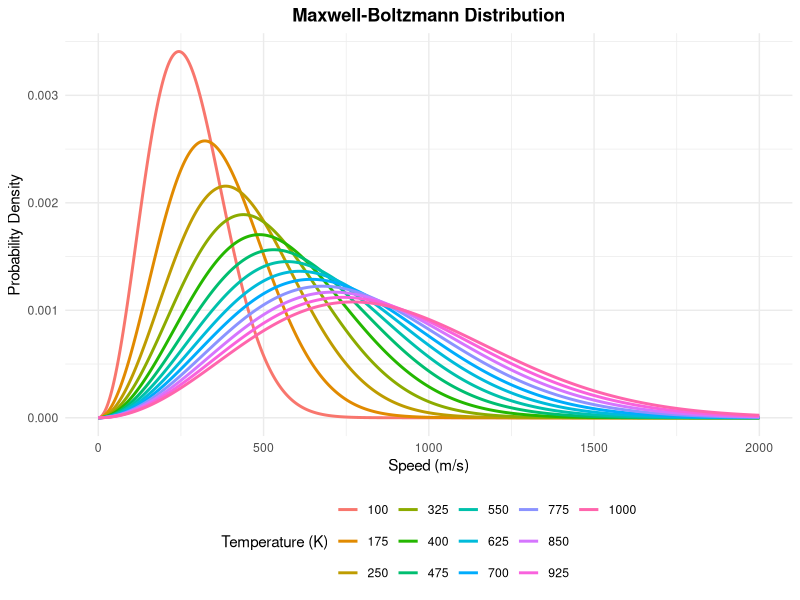

R code for this plot:
# Load necessary library
library(ggplot2)

# Define constants
k_B <- 1.38e-23   # Boltzmann constant (J/K)
m <- 4.65e-26     # Mass of a single nitrogen molecule (kg)

# Define the Maxwell-Boltzmann distribution function
maxwell_boltzmann <- function(v, T) {
  (4 * pi * ((m / (2 * pi * k_B * T))^(3 / 2)) * 
     (v^2) * exp(-m * v^2 / (2 * k_B * T)))
}

# Generate speed values
v <- seq(0, 2000, length.out = 1000) # Speed range in m/s

# Define temperatures to visualize
# Define temperatures dynamically (100 to 1000 K with step 100)
temperatures <- seq(100, 1000, by = 75) # Temperatures in Kelvin

# Create a data frame for plotting
data <- data.frame(
  Speed = rep(v, times = length(temperatures)),
  Probability = unlist(lapply(temperatures, function(T) maxwell_boltzmann(v, T))),
  Temperature = factor(rep(temperatures, each = length(v)))
)

# Plot the Maxwell-Boltzmann distribution
ggplot(data, aes(x = Speed, y = Probability, color = Temperature)) +
  geom_line(size = 1) +
  labs(
    title = "Maxwell-Boltzmann Distribution",
    x = "Speed (m/s)",
    y = "Probability Density",
    color = "Temperature (K)"
  ) +
  theme_minimal() +
  theme(
    plot.title = element_text(hjust = 0.5, face = "bold"),
    legend.position = "bottom"
  )
